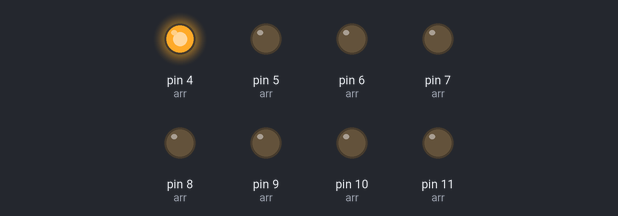
A sketch run on a simulated Arduino Uno, built with avr-gcc and run on an emulated ATmega328P. Shown: output pins drawn as LEDs (lit = HIGH).

Above: at 1.0 s.
At 3.0 s:
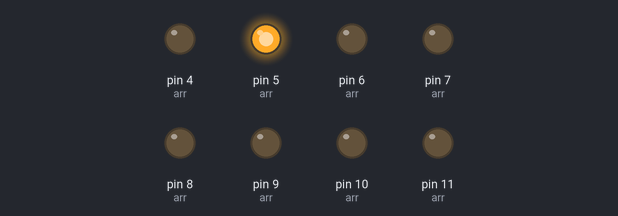
At 5.0 s:
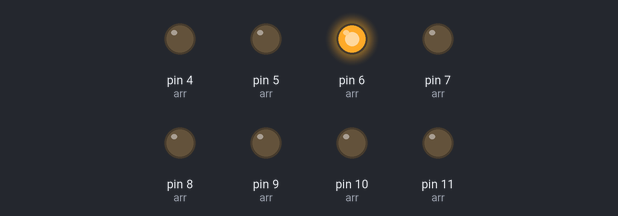
At 7.0 s:
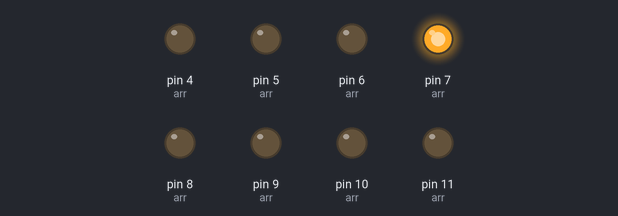
At 11.0 s:
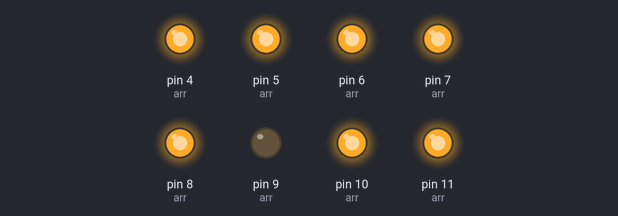
At 15.0 s:
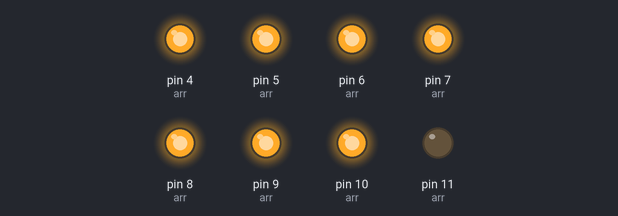
Timing chart, 0 to 18.4 s (numbered marks = the images above):
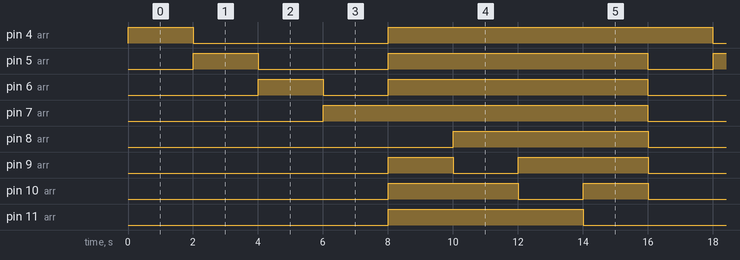

The sketch:

sketch_apr02b.ino
```cpp
  //col,row
  int arr[2][4]={{8,9,10,11},{4,5,6,7}};

void setup() {
  // 初始化為不亮狀態
  for(int i=4;i<=11;i++){
     pinMode(i,OUTPUT);
  }


}


void reset  (){

    //4~7是 Line,初始值接低電
  //8~11是 Column,初始值接高電
    for(int i=4;i<=11;i++){

      if(i<=7){
          digitalWrite(i,LOW);
        }else{
          digitalWrite(i,HIGH);
          }

    }

}


void loop() {

  //  row1~4 亮


  for(int i=0;i<4;i++){

      for(int j=0;j<4;j++){
          //0為col,1為row
          digitalWrite(arr[1][i],HIGH);
          digitalWrite(arr[0][j],LOW);

        }

        delay(2000);
        reset();


    }


   for(int i=0;i<4;i++){

      for(int j=0;j<4;j++){
          //0為col,1為row
          digitalWrite(arr[1][j],HIGH);
          digitalWrite(arr[0][i],LOW);
        }

        delay(2000);
        reset();


    }


  /*digitalWrite(arr[1][3],HIGH);
  digitalWrite(arr[0][1],LOW);

  delay(5000);
  reset();

  digitalWrite(arr[1][1],HIGH);
  digitalWrite(arr[0][1],LOW);


  delay(5000);*/


}
```

Measured:
- by itself, pin 4 (arr): repeats every 16.0 s: LOW 6.0 s, HIGH 10.0 s
- by itself, pin 5 (arr): repeats every 16.0 s: LOW 4.0 s, HIGH 8.0 s, LOW 2.0 s, HIGH 2.0 s
- by itself, pin 6 (arr): repeats every 16.0 s: LOW 2.0 s, HIGH 8.0 s, LOW 4.0 s, HIGH 2.0 s
- by itself, pin 7 (arr): alternates HIGH for 10.0 s and LOW for 6.0 s
- by itself, pin 8 (arr), pin 11 (arr): alternates HIGH for 6.0 s and LOW for 10.0 s
- by itself, pin 9 (arr): LOW → HIGH at 8.0 s, → LOW 2.0 s later, → HIGH 2.0 s later, → LOW 4.0 s later, … (8 changes in this stretch)
- by itself, pin 10 (arr): LOW → HIGH at 8.0 s, → LOW 4.0 s later, → HIGH 2.0 s later, → LOW 2.0 s later, … (8 changes in this stretch)
